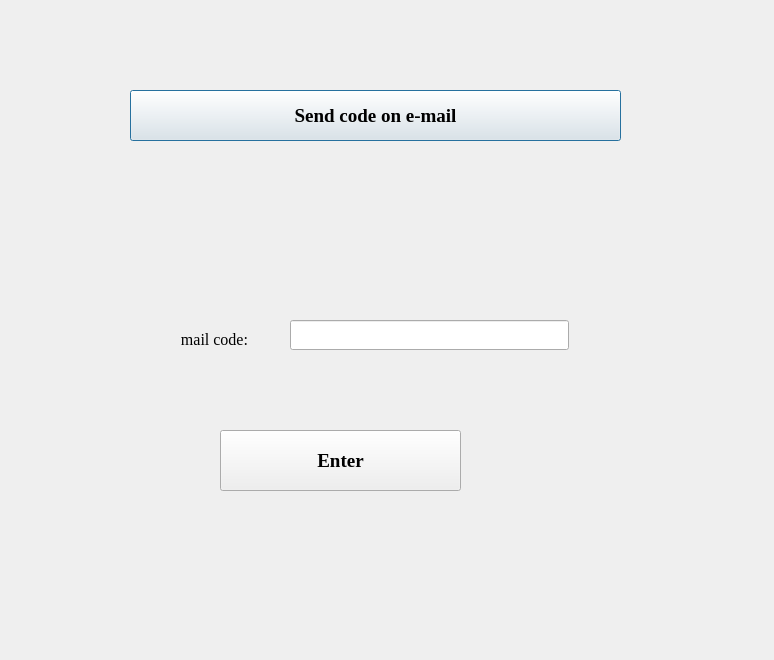
<?xml version="1.0" encoding="UTF-8"?>
<ui version="4.0">
 <class>Dialog</class>
 <widget class="QDialog" name="Dialog">
  <property name="geometry">
   <rect>
    <x>0</x>
    <y>0</y>
    <width>774</width>
    <height>660</height>
   </rect>
  </property>
  <property name="windowTitle">
   <string>Dialog</string>
  </property>
  <widget class="QPushButton" name="mailbutt">
   <property name="geometry">
    <rect>
     <x>130</x>
     <y>90</y>
     <width>491</width>
     <height>51</height>
    </rect>
   </property>
   <property name="font">
    <font>
     <family>Times New Roman</family>
     <pointsize>14</pointsize>
     <weight>75</weight>
     <bold>true</bold>
    </font>
   </property>
   <property name="styleSheet">
    <string notr="true"/>
   </property>
   <property name="text">
    <string>Send code on e-mail</string>
   </property>
   <property name="checkable">
    <bool>false</bool>
   </property>
   <property name="checked">
    <bool>false</bool>
   </property>
  </widget>
  <widget class="QLabel" name="label_mail">
   <property name="geometry">
    <rect>
     <x>150</x>
     <y>320</y>
     <width>129</width>
     <height>39</height>
    </rect>
   </property>
   <property name="font">
    <font>
     <family>Times New Roman</family>
     <pointsize>12</pointsize>
    </font>
   </property>
   <property name="text">
    <string>mail code:</string>
   </property>
   <property name="alignment">
    <set>Qt::AlignCenter</set>
   </property>
  </widget>
  <widget class="QLineEdit" name="lineEdit_mail">
   <property name="geometry">
    <rect>
     <x>290</x>
     <y>320</y>
     <width>279</width>
     <height>30</height>
    </rect>
   </property>
   <property name="minimumSize">
    <size>
     <width>0</width>
     <height>30</height>
    </size>
   </property>
   <property name="font">
    <font>
     <family>Times New Roman</family>
     <pointsize>12</pointsize>
    </font>
   </property>
   <property name="alignment">
    <set>Qt::AlignCenter</set>
   </property>
  </widget>
  <widget class="QPushButton" name="enter">
   <property name="geometry">
    <rect>
     <x>220</x>
     <y>430</y>
     <width>241</width>
     <height>61</height>
    </rect>
   </property>
   <property name="font">
    <font>
     <family>Times New Roman</family>
     <pointsize>14</pointsize>
     <weight>75</weight>
     <bold>true</bold>
    </font>
   </property>
   <property name="text">
    <string>Enter</string>
   </property>
   <property name="shortcut">
    <string>Return</string>
   </property>
  </widget>
 </widget>
 <resources/>
 <connections/>
</ui>
